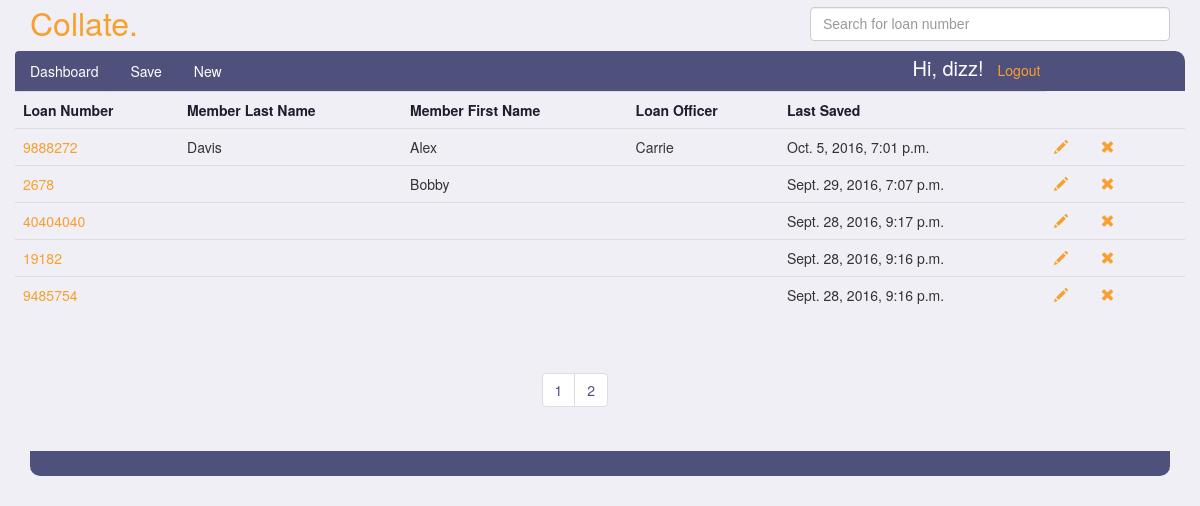
The page /Andre/submittals/ (signed in) on the database as committed earlier.
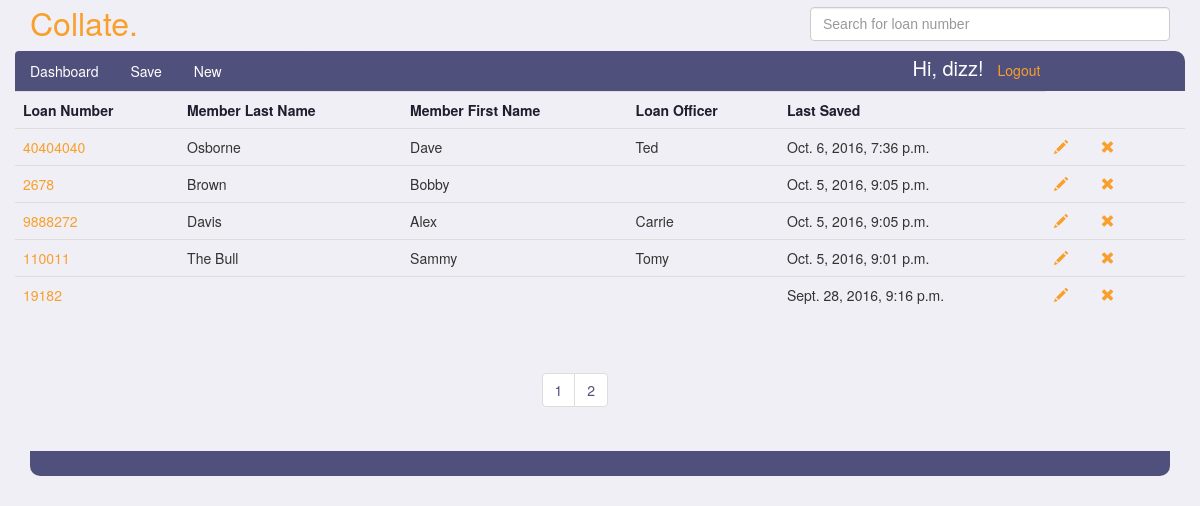
The same page on the database as committed later.
### submittals/models.py (models this page shows, shortened)
class Submittal(models.Model):
    ACCOUNT_TYPES = (
        ('EQ', 'Equity Line of Credit'),
        ('EL', 'Equity Loan'),
    )
    PAY_TYPES = (
        ('BW', 'Bi-Weekly'),
        ('SM', 'Semi-Monthly'),
        ('MO', 'Monthly'),
        ('WK', 'Weekly'),
    )
    EMAIL_TEMPLATE_TYPES = (
        ('IN', 'Initial Contact - Email'),
        ('PR', 'Processor Submit - Email'),
        ('IA', 'Initial Approval - Email'),
        ('FN', 'Final Approval - Email'),
    )
    SMS_TEMPLATE_TYPES = (
        ('IN', 'Initial Contact - SMS'),
        ('PR', 'Processor Submit - SMS'),
        ('IA', 'Initial Approval - SMS'),
        ('FN', 'Final Approval - SMS'),
    )
    loan_number = models.PositiveIntegerField(unique=True)
    account_type = models.CharField(max_length=256, blank=True, choices=ACCOUNT_TYPES)
    loan_officer = models.CharField(max_length=256, blank=True)
    loan_processor = models.ForeignKey(Person, related_name="submittals", null=True, blank=True)
    loan_story = models.CharField(max_length=2560, blank=True)
    b1_first_name = models.CharField(max_length=256, blank=True)
    b1_last_name = models.CharField(max_length=256, blank=True)
    b2_first_name = models.CharField(max_length=256, blank=True)
    b2_last_name = models.CharField(max_length=256, blank=True)
    b1_employer_name = models.CharField(max_length=256, blank=True)
    b2_employer_name = models.CharField(max_length=256, blank=True)
    b1_phone_number = models.CharField(max_length=256, blank=True)
    b2_phone_number = models.CharField(max_length=256, blank=True)
    sms_template_select = models.CharField(max_length=256, blank=True, choices=SMS_TEMPLATE_TYPES)
    sms_message = models.CharField(max_length=512, blank=True)
    b1_email_address = models.EmailField(max_length=256, blank=True)
    b2_email_address = models.EmailField(max_length=256, blank=True)
    email_template_select = models.CharField(max_length=256, blank=True, choices=EMAIL_TEMPLATE_TYPES)
    email_message = models.CharField(max_length=2048, blank=True)
    b1_hire_date = models.CharField(max_length=256, blank=True)
    b2_hire_date = models.CharField(max_length=256, blank=True)
    b1_income_amount = models.FloatField(null=True, blank=True)
    b2_income_amount = models.FloatField(null=True, blank=True)
    b1_pay_frequency = models.CharField(max_length=256, blank=True, choices=PAY_TYPES)
    b2_pay_frequency = models.CharField(max_length=256, blank=True, choices=PAY_TYPES)
    b1_period_end_date = models.CharField(max_length=256, blank=True)
    b2_period_end_date = models.CharField(max_length=256, blank=True)
    b1_income_output = models.CharField(max_length=256, blank=True)
    b2_income_output = models.CharField(max_length=256, blank=True)
    created_at = models.DateTimeField(auto_now=True)

### submittals/views.py (the view)
# urls.py: url(r'^(?P<username>\w+)/submittals/$', views.dashboard, name='dashboard'),
@login_required
def dashboard(request, username):
    if request.method == 'GET':
        person = Person.objects.get(user=request.user)
        submittals = person.submittals.all().order_by('-created_at')
        paginator = Paginator(submittals, 5)
        page = request.GET.get('page')
        try:
            submits = paginator.page(page)
        except PageNotAnInteger:
            submits = paginator.page(1)
        except EmptyPage:
            submits = paginator.page(paginator.num_pages)
        loan_list = list(submittals.values_list('loan_number', flat=True))
        loan_strings = list(map(str, loan_list))
        loan_numbers = json.dumps(loan_strings)
    return render(request, 'dashboard.html', {'submittals': submits, 'autolist': loan_numbers })

### templates/dashboard.html (shortened to what this page needs)
{% extends 'submittal-layout.html' %}
{% block body %}
<div class="container">
<main class="drop-down">
    <section class="row dashboard-first-row">
        <table class="table table-hover submittal-list">
        <tr>
            <th>Loan Number</th>
            <th>Member Last Name</th>
            <th>Member First Name</th>
            <th>Loan Officer</th>
            <th>Last Saved</th>
        </tr>
        {% for s in submittals %}
            <tr class="data-row" id="item-{{ s.id }}">
                <td class="loan-numbers"><a href="/{{ request.user.username }}/submittals/{{ s.id }}">{{ s.loan_number }}</a></td>
                <td>{{ s.b1_last_name }}</td>
                <td>{{ s.b1_first_name }}</td>
                <td>{{ s.loan_officer }}</td>
                <td>{{ s.created_at }}</td>
                <td><a href="/{{ request.user.username }}/submittals/{{ s.id }}"><span title="Edit" id="{{ s.id }}"
                          class="glyphicon glyphicon-pencil edit-glyphicon"></span></a></td>
                <td><span title="Delete" id="{{ s.id }}"
                          class="glyphicon glyphicon-remove delete-glyphicon delete-submit"></span></td>
            </tr>
        {% endfor %}
            </table>
                    <div class="pagination dashboard-pagination">
                    <ul class="pagination">
                       {%  for page in submittals.paginator.page_range %}
                           <li>
                            <a href="?page={{ page }}">{{ page }}</a>
                           </li>
                        {% endfor %}
                    </ul>
                        </div>
        </section>
    <div class="nav-bottom"></div>
            </div>
      <div class="col-md-4"></div>
      <div class="col-md-4"></div>
    <div class="row">
      <div class="col-md-6"></div>
      <div class="col-md-6"></div>
    </div>
{% endblock %}

### templates/submittal-layout.html (shortened to what this page needs)
<!DOCTYPE html>
<html>
<head>
<link rel="stylesheet" href="https://maxcdn.bootstrapcdn.com/bootstrap/3.3.7/css/bootstrap.min.css"
>
{% load static %}
<link rel="stylesheet" type="text/css" href="{% static 'css/submittals.css' %}">
    <link rel="stylesheet" type="text/css" href="{% static 'css/dashboard.css' %}">
     <link rel="stylesheet" href="//code.jquery.com/ui/1.12.1/themes/base/jquery-ui.css">
</head>
<body>
<div class="container">
    <div class="row">
        <section class="col-xs-2 title"><a href='/'>Collate.</a></section>
        <section class="ui-widget col-xs-4 pull-right">
            <input type="search" name="search" class="form-control" id="search-box" placeholder="Search for loan number">
        </section>
    </div>
    <div class="row">
<header class="nav">
    <ul class="nav nav-pills col-md-3 col-sm-5 col-xs-8">
      <li role="presentation" class="active"><a href="/{{ user.username }}/submittals/">Dashboard</a></li>
      <li role="presentation"><a onClick="saveSubmit(); return false;" id="save" href="">Save</a></li>
      <li role="presentation"><a href="/{{ user.username }}/submittals/new/">New</a></li>
</ul>
        <ul class="col-md-3 pull-right list-inline logout-list">
            <li><h5>Hi, {{ request.user.username }}!</h5></li>
            <li><a href="/logout_user/">Logout</a></li>
            </ul>
        </header>
    </div>
</div>
{% block body %}
{% endblock %}
</body>
</html>

### submittals/static/css/submittals.css (style rules this page uses)
.title a { margin-top: 5px; padding: 0px; color: #f99f2b !important; font-family: Helvetica Neue, Helvetica, Arial, sans-serif; letter-spacing: 0; font-size: 32px; }
body { background-color: #efeff5; }
a { color: white; }
h5 { margin: 0; font-size: 20px; }
.nav { background-color: #50507c; border-top-right-radius: 10px; border-top-left-radius: 10px; color: white; }
.nav .active a { background-color: #50507c !important; }
.logout-list { margin-top: 6px; }
.logout-list li a { color: #f99f2b; }
#search-box { margin-top: 7px; margin-bottom: 10px; }

### submittals/static/css/dashboard.css (style rules this page uses)
.table { border-color: #000; border-bottom: 0 !important; }
.table th { background-color: #efeff5 !important; color: #1e1e2f; }
.table a { color: #f99f2b; }
.nav-bottom { background-color: #50507c; height: 25px; border-bottom-right-radius: 10px; border-bottom-left-radius: 10px; color: white; }
.delete-glyphicon { margin-right: 30px; font-size: 14px; color: #f99f2b; cursor: pointer; }
.pagination > li > a { color: #50507c; }
.dashboard-pagination { margin-left: 45%; }

Rows that differ between the two databases and show on the page:
no longer on this page (row unchanged): Submittal: loan_number "9485754", created_at "Sept. 28, 2016, 9:16 p.m."
changed Submittal: b1_last_name (not shown) → "Osborne"; b1_first_name (not shown) → "Dave"; loan_officer (not shown) → "Ted"; created_at "Sept. 28, 2016, 9:17 p.m." → "Oct. 6, 2016, 7:36 p.m."; moves up the list
changed Submittal "Bobby": b1_last_name (not shown) → "Brown"; created_at "Sept. 29, 2016, 7:07 p.m." → "Oct. 5, 2016, 9:05 p.m."; moves down the list
changed Submittal "Davis": created_at "Oct. 5, 2016, 7:01 p.m." → "Oct. 5, 2016, 9:05 p.m."
now on this page (row edited): Submittal: loan_number "110011", b1_last_name "The Bull", b1_first_name "Sammy", loan_officer "Tomy", created_at "Oct. 5, 2016, 9:01 p.m."
